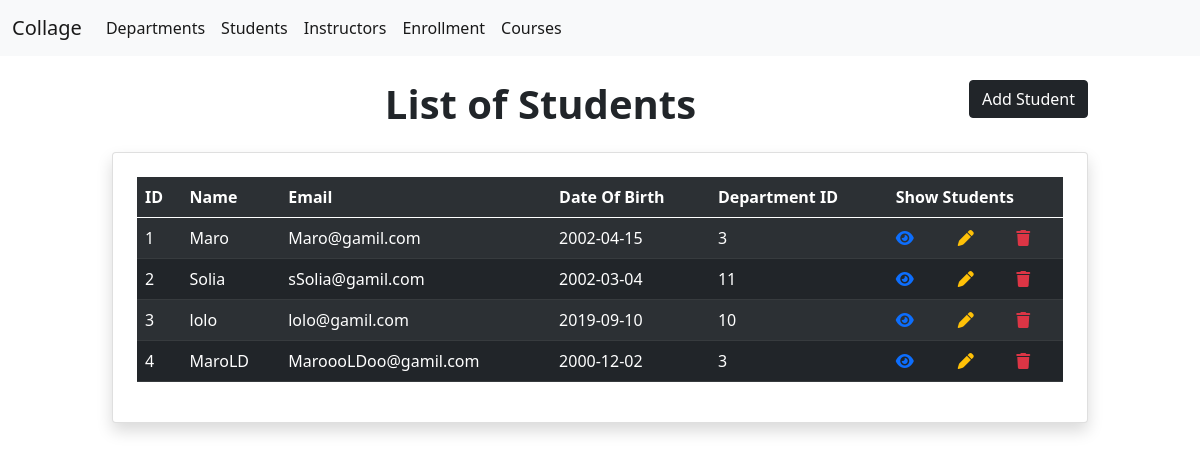
The page /collage/student.php on the database its author committed.
### tables this page shows
CREATE TABLE `student` (
  `id` int(11) NOT NULL,
  `name` varchar(30) DEFAULT NULL,
  `email` varchar(20) DEFAULT NULL,
  `date_of_birth` varchar(11) DEFAULT NULL,
  `department_id` int(11) DEFAULT NULL
);

### collage/student.php (the view, shortened to what this page needs)
<?php
include_once "../index.php";
include_once "../nav.php";
$count=0;
$selectstudent="SELECT * FROM `student` ";
$students = mysqli_query($conn,$selectstudent);
?>
<!DOCTYPE html>
<html lang="en">
<head>
    <link href="https://cdn.jsdelivr.net/npm/bootstrap@5.0.2/dist/css/bootstrap.min.css" rel="stylesheet">
</head>
<body>
    <div class="container col-md-10">
    <h1 class="text-center display-6 my-4 fw-bold">List of Students
<a href="create student.php" class="btn btn-dark float-end">Add Student</a>
</h1>
        <div class="card shadow p-4">
    <table class="table table-dark table-striped">
    <tr>
            <th>ID</th>
            <th>Name</th>
            <th>Email</th>
            <th>Date Of Birth</th>
            <th>Department ID</th>
            <th colspan="3">Show Students</th>
        </tr>
        <tbody>
            <?php foreach($students as $Department) :?>
            <tr>
                <td><?= ++$count?></td>
                <td><?= $Department["name"]?></td>
                <td><?= $Department["email"]?></td>
                <td><?= $Department["date_of_birth"]?></td>
                <td><?= $Department["department_id"]?></td>
                <td><a href="E&D student.php?ID=<?=$Department["id"]?>" ><i class="fa-solid fa-eye"></i></a>
                <td><a href="E&D student.php?ID=<?=$Department["id"]?>"><i class="fa-solid fa-pen text-warning"></i></a>
                <td><a href="http://localhost/backend%20project/collage/student.php?ID=<?=$Department["id"]?>" onclick="return confirm('Are you sure you want to delete it')" name="dt">
                <i class="fa-solid fa-trash text-danger"></i></a>
                </td>
            </tr>
            <?php
    endforeach
    ?>
        </tbody>
    </table>
        </div>
    </div>
</body>
</html>

### rows shown on the page
student: name "Maro", email "Maro@gamil.com", date_of_birth "2002-04-15", department "3"
student: name "Solia", email "sSolia@gamil.com", date_of_birth "2002-03-04", department "11"
student: name "lolo", email "lolo@gamil.com", date_of_birth "2019-09-10", department "10"
student: name "MaroLD", email "MaroooLDoo@gamil.com", date_of_birth "2000-12-02", department "3"
